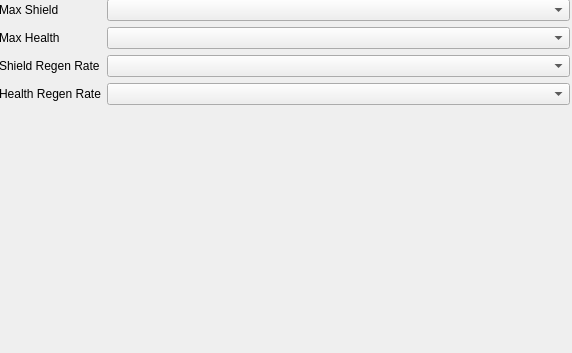
<?xml version="1.0" encoding="UTF-8"?>
<ui version="4.0">
 <class>Frame</class>
 <widget class="QFrame" name="Frame">
  <property name="geometry">
   <rect>
    <x>0</x>
    <y>0</y>
    <width>572</width>
    <height>353</height>
   </rect>
  </property>
  <property name="windowTitle">
   <string>Frame</string>
  </property>
  <widget class="QWidget" name="formLayoutWidget">
   <property name="geometry">
    <rect>
     <x>-1</x>
     <y>-1</y>
     <width>571</width>
     <height>351</height>
    </rect>
   </property>
   <layout class="QFormLayout" name="formLayout">
    <property name="fieldGrowthPolicy">
     <enum>QFormLayout::AllNonFixedFieldsGrow</enum>
    </property>
    <item row="0" column="0">
     <widget class="QLabel" name="PlayerTraitLabelMaxShields">
      <property name="text">
       <string>Max Shield</string>
      </property>
     </widget>
    </item>
    <item row="0" column="1">
     <widget class="QComboBox" name="PlayerTraitFieldMaxShields"/>
    </item>
    <item row="1" column="0">
     <widget class="QLabel" name="PlayerTraitLabelMaxHealth">
      <property name="text">
       <string>Max Health</string>
      </property>
     </widget>
    </item>
    <item row="1" column="1">
     <widget class="QComboBox" name="PlayerTraitFieldMaxHealth"/>
    </item>
    <item row="2" column="0">
     <widget class="QLabel" name="PlayerTraitLabelShieldRegen">
      <property name="text">
       <string>Shield Regen Rate</string>
      </property>
     </widget>
    </item>
    <item row="2" column="1">
     <widget class="QComboBox" name="PlayerTraitFieldShieldRegen"/>
    </item>
    <item row="3" column="0">
     <widget class="QLabel" name="PlayerTraitLabelHealthRegen">
      <property name="text">
       <string>Health Regen Rate</string>
      </property>
     </widget>
    </item>
    <item row="3" column="1">
     <widget class="QComboBox" name="PlayerTraitFieldHealthRegen"/>
    </item>
   </layout>
  </widget>
 </widget>
 <resources/>
 <connections/>
</ui>
